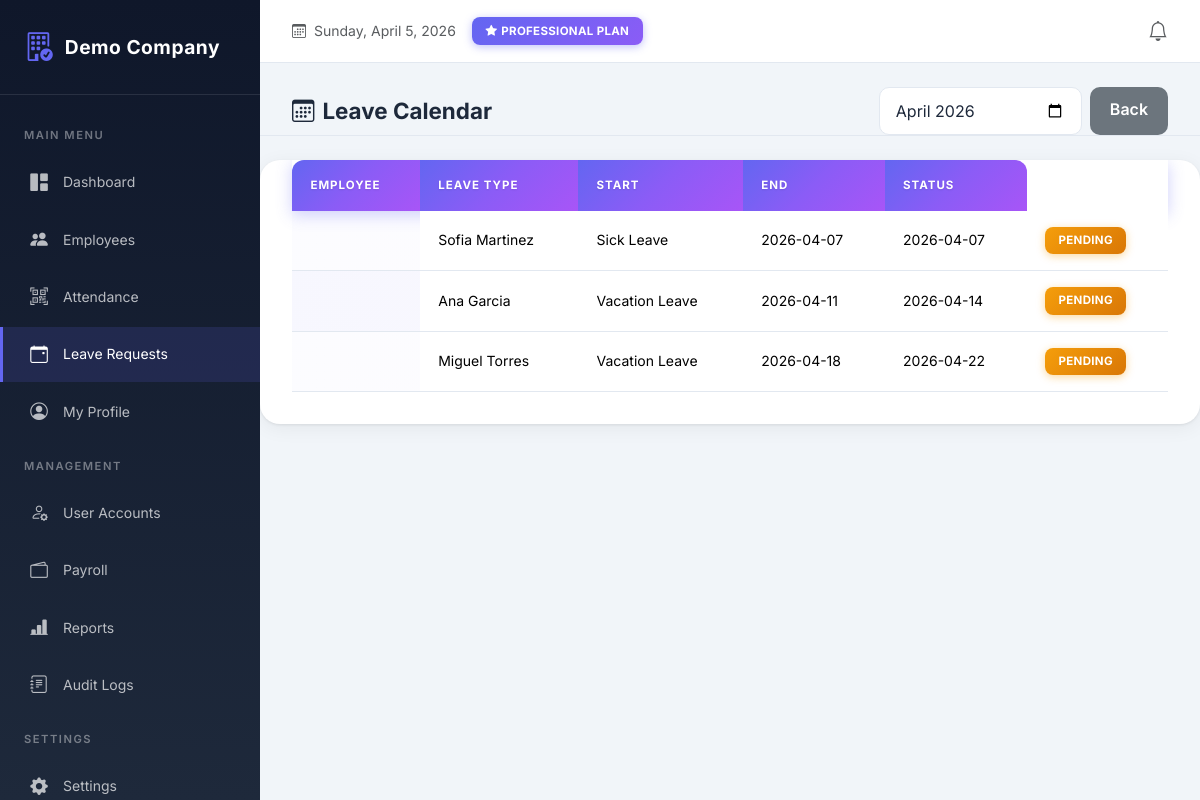
Screenshot of /modules/leaves/calendar.php (signed in) with the database file from the repository.
### tables this page shows
CREATE TABLE leave_requests (
    id INT AUTO_INCREMENT PRIMARY KEY,
    company_id INT NOT NULL,
    employee_id INT NOT NULL,
    leave_type_id INT NOT NULL,
    start_date DATE NOT NULL,
    end_date DATE NOT NULL,
    reason TEXT,
    status ENUM('pending','approved','rejected') DEFAULT 'pending',
    approved_by INT NULL,
    approved_at DATETIME NULL,
    created_at DATETIME DEFAULT CURRENT_TIMESTAMP
);

CREATE TABLE employees (
    id INT AUTO_INCREMENT PRIMARY KEY,
    company_id INT NOT NULL,
    employee_code VARCHAR(30),
    first_name VARCHAR(100) NOT NULL,
    last_name VARCHAR(100) NOT NULL,
    email VARCHAR(150) NOT NULL,
    phone VARCHAR(50),
    department_id INT NULL,
    position_id INT NULL,
    hire_date DATE NULL,
    basic_salary DECIMAL(10,2) DEFAULT 0,
    status ENUM('active','inactive') DEFAULT 'active',
    created_at DATETIME DEFAULT CURRENT_TIMESTAMP,
    UNIQUE KEY uniq_emp_code(company_id, employee_code),
    UNIQUE KEY uniq_emp_email(company_id, email)
);

CREATE TABLE leave_types (
    id INT AUTO_INCREMENT PRIMARY KEY,
    company_id INT NOT NULL,
    name VARCHAR(100) NOT NULL,
    days_allowed INT DEFAULT 0,
    is_paid TINYINT(1) DEFAULT 1
);

### includes/functions.php (called while the page is built, shortened)
<?php
function e($s) {
    return htmlspecialchars($s ?? "", ENT_QUOTES, "UTF-8");
}

### modules/leaves/calendar.php (the view, shortened to what this page needs)
<?php
require_once __DIR__.'/../../config/db.php';
require_once __DIR__.'/../../includes/header.php';
require_once __DIR__.'/../../includes/nav.php';
$cid = company_id() ?? 1;
$month = $_GET['month'] ?? date('Y-m');
$start = date('Y-m-01', strtotime($month.'-01'));
$end = date('Y-m-t', strtotime($month.'-01'));
$st = $pdo->prepare("SELECT lr.start_date, lr.end_date, lr.status, e.first_name, e.last_name, lt.name as leave_type
    FROM leave_requests lr
    JOIN employees e ON e.id = lr.employee_id
    JOIN leave_types lt ON lt.id = lr.leave_type_id
    WHERE lr.company_id = ? AND lr.start_date <= ? AND lr.end_date >= ?
    ORDER BY lr.start_date ASC");
$st->execute([$cid, $end, $start]);
$rows = $st->fetchAll();
?>
<div class="page-header d-flex justify-content-between align-items-center">
    <h4><i class="bi bi-calendar3 me-2"></i>Leave Calendar</h4>
    <div class="d-flex gap-2">
        <form method="get"><input type="month" name="month" value="<?= e($month) ?>" class="form-control"></form>
        <a href="index.php" class="btn btn-secondary">Back</a>
    </div>
</div>
<div class="card">
    <div class="card-body p-0">
        <table class="table table-hover mb-0">
            <thead><tr><th>Employee</th><th>Leave Type</th><th>Start</th><th>End</th><th>Status</th></tr></thead>
            <tbody>
            <?php if(empty($rows)): ?>
                <tr><td colspan="5" class="text-center py-4 text-muted">No leave entries for this month</td></tr>
            <?php else: foreach($rows as $r): ?>
                <tr>
                    <td><?= e($r['first_name'].' '.$r['last_name']) ?></td>
                    <td><?= e($r['leave_type']) ?></td>
                    <td><?= e($r['start_date']) ?></td>
                    <td><?= e($r['end_date']) ?></td>
                    <td><span class="badge bg-<?= $r['status']==='approved' ? 'success' : ($r['status']==='pending' ? 'warning' : 'secondary') ?>"><?= e(ucfirst($r['status'])) ?></span></td>
                </tr>
            <?php endforeach; endif; ?>
            </tbody>
        </table>
    </div>
</div>
<?php require_once __DIR__.'/../../includes/footer.php'; ?>

### public/assets/css/style.css (style rules this page uses)
* { margin: 0; padding: 0; box-sizing: border-box; }
body { font-family: 'Inter', -apple-system, BlinkMacSystemFont, 'Segoe UI', Roboto, sans-serif; font-size: 14px; line-height: 1.6; font-weight: 400; background: var(--bg-body); color: var(--text-primary); min-height: 100vh; transition: background 0.3s ease, color 0.3s ease; -webkit-font-smoothing: antialiased; -moz-osx-font-smoothing: grayscale; }
.card, .modal-content, .dropdown-menu, .table, .btn, .form-control, .form-select { transition: background 0.3s ease, border-color 0.3s ease, color 0.3s ease; }
.main-content > *:not(.top-bar) { padding: 0 2rem; }
.main-content > .page-header { padding-top: 1.5rem; }
.main-content > *:last-child { padding-bottom: 2rem; }
.card { border: none; border-radius: 20px; box-shadow: 0 4px 20px rgba(0,0,0,0.06), 0 1px 3px rgba(0,0,0,0.08); background: var(--bg-card); overflow: hidden; transition: transform 0.2s ease, box-shadow 0.2s ease; }
.table { margin-bottom: 0; color: var(--text-primary); }
.table thead th { background: linear-gradient(135deg, #6366f1 0%, #8b5cf6 50%, #a855f7 100%); color: white; font-weight: 700; border: none; padding: 1rem 1.15rem; text-transform: uppercase; font-size: 0.72rem; letter-spacing: 1px; white-space: nowrap; position: relative; text-shadow: 0 1px 2px rgba(0,0,0,0.1); }
.table thead th:first-child { border-radius: 12px 0 0 0; }
.table thead th:last-child { border-radius: 0 12px 0 0; }
.table thead tr { box-shadow: 0 4px 15px rgba(99, 102, 241, 0.3); }
.table tbody tr { transition: all 0.25s cubic-bezier(0.4, 0, 0.2, 1); border-bottom: 1px solid var(--border-color); position: relative; }
.table tbody tr::before { content: ''; position: absolute; left: 0; top: 0; bottom: 0; width: 4px; background: linear-gradient(180deg, #6366f1, #a855f7); opacity: 0; transition: opacity 0.25s ease; border-radius: 0 4px 4px 0; }
.table tbody tr:nth-child(odd) { background: linear-gradient(90deg, rgba(99, 102, 241, 0.02) 0%, rgba(168, 85, 247, 0.02) 100%); }
.table tbody tr:nth-child(even) { background: linear-gradient(90deg, rgba(99, 102, 241, 0.05) 0%, rgba(168, 85, 247, 0.05) 100%); }
.table td { padding: 1rem 1.15rem; vertical-align: middle; border-color: var(--border-color); }
.btn { border-radius: 10px; font-weight: 600; padding: 0.6rem 1.25rem; transition: all 0.2s ease; border: none; }
.form-control, .form-select { border-radius: 10px; border: 1px solid var(--border-color); padding: 0.7rem 1rem; transition: all 0.2s ease; background: var(--bg-card); color: var(--text-primary); }
.badge { padding: 0.5rem 0.85rem; border-radius: 8px; font-weight: 700; font-size: 0.72rem; letter-spacing: 0.3px; text-transform: uppercase; box-shadow: 0 2px 6px rgba(0,0,0,0.1); }
.badge.bg-warning { background: linear-gradient(135deg, #f59e0b, #d97706) !important; box-shadow: 0 2px 8px rgba(245, 158, 11, 0.4); }
.page-header { margin-bottom: 1.5rem; padding-bottom: 1rem; border-bottom: 1px solid var(--border-color); }
.page-header h4 { font-weight: 700; color: var(--text-primary); margin: 0; font-size: 1.4rem; }
.card, .stat-card { animation: fadeIn 0.3s ease-out; }

### rows the page displays
leave_requests: employee.last_name "Sofia Martinez", leave_type.name "Sick Leave", start_date "2026-04-07", end_date "2026-04-07", status "PENDING"
leave_requests: employee.last_name "Ana Garcia", leave_type.name "Vacation Leave", start_date "2026-04-11", end_date "2026-04-14", status "PENDING"
leave_requests: employee.last_name "Miguel Torres", leave_type.name "Vacation Leave", start_date "2026-04-18", end_date "2026-04-22", status "PENDING"

### other values shown
$company['name'] "Demo Company"
$company['plan'] "PROFESSIONAL"
